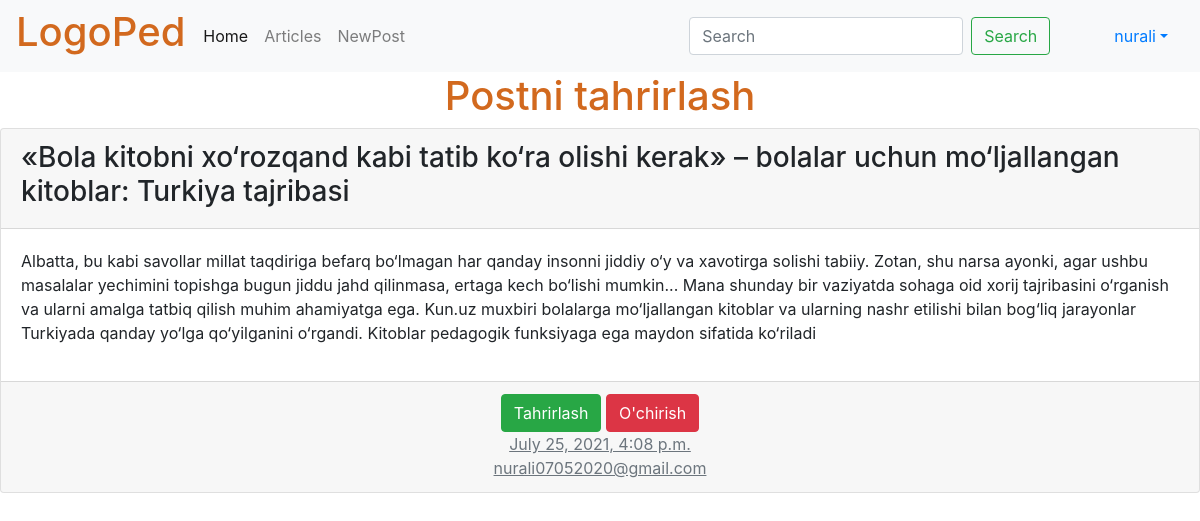
Page /post/6/ (signed in) on the committed database.
### users/models.py (models this page shows, shortened)
class CustomUser(AbstractUser):
  age=models.PositiveIntegerField(null=True, blank=True)
  address=models.CharField(max_length=100)
  job=models.CharField(max_length=50)

class Post(models.Model):
  title=models.CharField(max_length=200)
  rasm=models.ImageField(upload_to='images/', blank=True)
  body=models.TextField()
  time=models.DateTimeField()

### users/views.py (the view)
# urls.py: path('post/<int:pk>/', PageDetailView.as_view(), name='post_detail'),
class PageDetailView(DetailView):
  model=Post
  template_name='post_detail.html'

### templates/post_detail.html (shortened to what this page needs)
{% extends 'base.html' %}
{% block content %}
  <h1 style="text-align: center; color: chocolate;">Postni tahrirlash</h1>
  <div class="card mb-5">
    <div class="card-header">
      <span class="font-weight-bold"><h3>{{post.title}}</h3> </span>
    </div>
    <div class="card-body">
      <p>{{post.body}}</p>
    </div>
    <div class="card-footer text-center text-muted">
      <a href="{% url 'post_edit' post.pk %}" class="btn btn-success">Tahrirlash</a>
      <a href="{% url 'post_delete' post.pk %}" class="btn btn-danger">O'chirish</a><br>
      <u>{{post.time}}</u> <br>
      <u>nurali07052020@gmail.com</u>
    </div>
  </div>
{% endblock content %}

### templates/base.html (shortened to what this page needs)
{% load static %}
<html lang="en">
<head>
  <link rel="stylesheet" href="{% static 'css/base.css' %}">
  <link rel="stylesheet" href="https://maxcdn.bootstrapcdn.com/bootstrap/4.0.0/css/bootstrap.min.css">
</head>
<body>
  <main>
    <nav class="navbar navbar-expand-lg navbar-light bg-light">
      <h1 class="nur">LogoPed</h1>
      <div class="collapse navbar-collapse" id="navbarSupportedContent">
        <ul class="navbar-nav mr-auto">
          <li class="nav-item active">
            <a class="nav-link" href="{% url 'home' %}">Home </a>
          </li>
          <li class="nav-item">
            <a class="nav-link" href="{% url 'pages'%}">Articles</a>
          </li>
          <li class="nav-item">
            <a class="nav-link" href="{% url 'post_new' %}">NewPost</a>
          </li>
          </ul>
        <form class="form-inline my-2 my-lg-0">
          <input class="form-control mr-sm-2" type="search" placeholder="Search" aria-label="Search">
          <button class="btn btn-outline-success my-2 my-sm-0" type="submit">Search</button>
            <a class="nav-link dropdown-toggle ml-5 nav-item dropdown" href="#" id="navbarDropdownMenuLink" data-toggle="dropdown" aria-haspopup="true" aria-expanded="false">{{user.username}}</a>
        </form>
      </div>
    </nav>
    {% block content %}
    {% endblock content %}
  </main>
</body>

### static/css/base.css (style rules this page uses)
.nur { color:chocolate; margin-right: 10px; }

### rows in the picture
CustomUser: username "nurali"
Post: title "«Bola kitobni xo‘rozqand kabi tatib ko‘ra olishi kerak» – bolalar uchun mo‘ljallangan kitoblar: Turkiya tajribasi", body "Albatta, bu kabi savollar millat taqdiriga befarq bo‘lmagan har qanday insonni jiddiy o‘y va xavotirga solishi tabiiy. Zotan, shu narsa ayonki, agar ushbu masalalar yechimini topishga bugun jiddu jahd qilinmasa, ertaga kech bo‘lishi mumkin... Mana shunday bir vaziyatda sohaga oid xorij tajribasini o‘rganish va ularni amalga tatbiq qilish muhim ahamiyatga ega. Kun.uz muxbiri bolalarga mo‘ljallangan kitoblar va ularning nashr etilishi bilan bog‘liq jarayonlar Turkiyada qanday yo‘lga qo‘yilganini o‘rgandi. Kitoblar pedagogik funksiyaga ega maydon sifatida ko‘riladi", time "July 25, 2021, 4:08 p.m."
